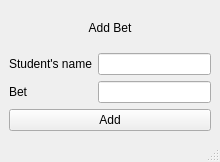
<?xml version="1.0" encoding="UTF-8"?>
<ui version="4.0">
 <class>BetWindow</class>
 <widget class="QMainWindow" name="BetWindow">
  <property name="geometry">
   <rect>
    <x>0</x>
    <y>0</y>
    <width>220</width>
    <height>162</height>
   </rect>
  </property>
  <property name="windowTitle">
   <string>MainWindow</string>
  </property>
  <widget class="QWidget" name="centralwidget">
   <layout class="QGridLayout" name="gridLayout">
    <item row="0" column="0">
     <layout class="QVBoxLayout" name="verticalLayout_3">
      <item>
       <widget class="QLabel" name="label">
        <property name="text">
         <string>Add Bet</string>
        </property>
        <property name="alignment">
         <set>Qt::AlignCenter</set>
        </property>
       </widget>
      </item>
      <item>
       <layout class="QHBoxLayout" name="horizontalLayout">
        <item>
         <layout class="QVBoxLayout" name="verticalLayout">
          <item>
           <widget class="QLabel" name="label_2">
            <property name="text">
             <string>Student's name</string>
            </property>
           </widget>
          </item>
          <item>
           <widget class="QLabel" name="label_3">
            <property name="text">
             <string>Bet</string>
            </property>
           </widget>
          </item>
         </layout>
        </item>
        <item>
         <layout class="QVBoxLayout" name="verticalLayout_2">
          <item>
           <widget class="QLineEdit" name="nameEdit"/>
          </item>
          <item>
           <widget class="QLineEdit" name="betEdit"/>
          </item>
         </layout>
        </item>
       </layout>
      </item>
      <item>
       <widget class="QPushButton" name="addButton">
        <property name="text">
         <string>Add</string>
        </property>
       </widget>
      </item>
     </layout>
    </item>
   </layout>
  </widget>
  <widget class="QMenuBar" name="menubar">
   <property name="geometry">
    <rect>
     <x>0</x>
     <y>0</y>
     <width>220</width>
     <height>20</height>
    </rect>
   </property>
  </widget>
  <widget class="QStatusBar" name="statusbar"/>
 </widget>
 <resources/>
 <connections/>
</ui>
